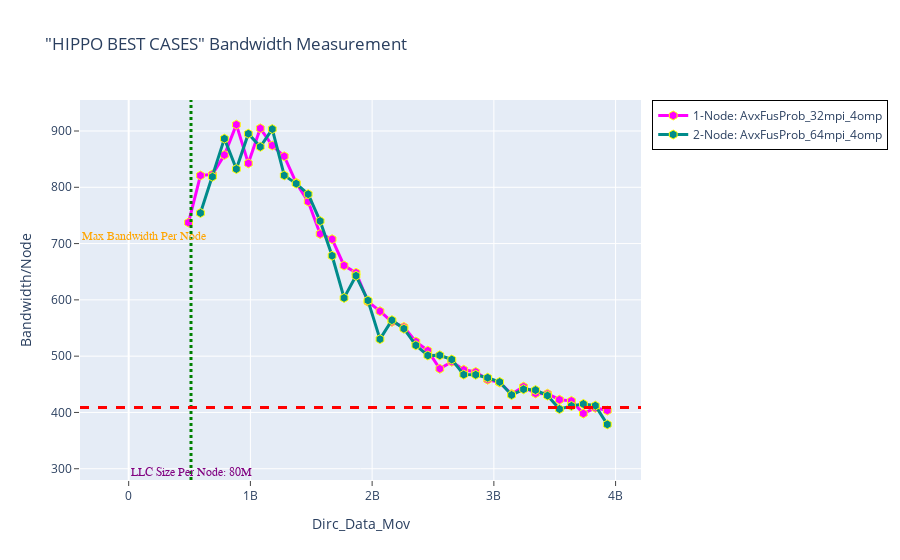

Notebook code cell kept with this figure:
### Markdown cell above
# Bandwidth HIPPO BEST CASES

### Code cell
fig = go.Figure() 

# Node 1
fig.add_trace(go.Scatter(x=(dfn1AvxFusProb_32mpi_4omp.Dirc_Data_Mov*(dfn1AvxFusProb_32mpi_4omp.MPI_size)), 
                         y=(dfn1AvxFusProb_32mpi_4omp.BAND*(dfn1AvxFusProb_32mpi_4omp.MPI_size)), 
                         mode='lines+markers', 
                         name='1-Node: AvxFusProb_32mpi_4omp',
                          line=dict(color='magenta',width=3),
                         marker=dict(symbol='hexagon',size=9, line=dict(color='yellow',width=1))))

# Node 2
fig.add_trace(go.Scatter(x=(dfn2AvxFusProb_64mpi_4omp.Dirc_Data_Mov*(dfn2AvxFusProb_64mpi_4omp.MPI_size/2)), 
                         y=(dfn2AvxFusProb_64mpi_4omp.BAND*(dfn2AvxFusProb_64mpi_4omp.MPI_size/2)), 
                         mode='lines+markers', 
                         name='2-Node: AvxFusProb_64mpi_4omp',
                          line=dict(color='darkcyan',width=3),
                         marker=dict(symbol='hexagon',size=9, line=dict(color='yellow',width=1))))


# Adding vertical and horizontal lines 
fig.add_vline(x=512e6, line_width=3, line_dash="dot", line_color="green")
fig.add_hline(y=409, line_width=3, line_dash="dash", line_color="red")

# Add annotation with arrow
fig.add_annotation(
    x='512e6'
    , y=280
    , text=f'LLC Size Per Node: 80M'
    , yanchor='bottom'
    , showarrow=False
    , arrowhead=1
    , arrowsize=1
    , arrowwidth=2
    , arrowcolor="#636363"
    , ax=-20
    , ay=-30
    , font=dict(size=12, color="purple", family="Sans Serif")
    , align="left"
    ,)

fig.add_annotation(
    x='130e6'
    , y=700
    , text=f'Max Bandwidth Per Node'
    , yanchor='bottom'
    , showarrow=False
    , arrowhead=1
    , arrowsize=1
    , arrowwidth=2
    , arrowcolor="#636363"
    , ax=-20
    , ay=-30
    , font=dict(size=12, color="orange", family="Sans Serif")
    , align="left"
    ,)


fig.update_layout(title='"HIPPO BEST CASES" Bandwidth Measurement',
                  xaxis_title='Dirc_Data_Mov', yaxis_title='Bandwidth/Node', 
                  xaxis=dict(ticks="outside"),  
                  yaxis=dict(ticks="outside"),
                  legend=go.layout.Legend(bordercolor="black",borderwidth=1))

### Figure 1 — Plotly figure (JSON) as saved in the notebook; plotly's stock layout.template omitted (floating-point values rounded to 4 significant figures)
{"data": [{"line": {"color": "magenta", "width": 3}, "marker": {"line": {"color": "yellow", "width": 1}, "size": 9, "symbol": "hexagon"}, "mode": "lines+markers", "name": "1-Node: AvxFusProb_32mpi_4omp", "type": "scatter", "x": [491520000, 589824000, 688128000, 786432000, 884736000, 983040000, 1081344000, 1179648000, 1277952000, 1376256000, 1474560000, 1572864000, 1671168000, 1769472000, 1867776000, 1966080000, 2064384000, 2162688000, 2260992000, 2359296000, 2457600000, 2555904000, 2654208000, 2752512000, 2850816000, 2949120000, 3047424000, 3145728000, 3244032000, 3342336000, 3440640000, 3538944000, 3637248000, 3735552000, 3833856000, 3932160000], "y": [737.3, 821.0, 822.8, 857.4, 911.3, 842.5, 904.7, 874.2, 855.1, 807.8, 774.6, 717.2, 707.8, 660.9, 648.2, 596.8, 579.9, 560.9, 551.9, 525.8, 509.8, 477.6, 490.0, 475.8, 472.0, 458.2, 453.3, 432.9, 445.8, 433.9, 433.3, 422.6, 420.6, 398.1, 408.2, 403.4]}, {"line": {"color": "darkcyan", "width": 3}, "marker": {"line": {"color": "yellow", "width": 1}, "size": 9, "symbol": "hexagon"}, "mode": "lines+markers", "name": "2-Node: AvxFusProb_64mpi_4omp", "type": "scatter", "x": [589824000, 688128000, 786432000, 884736000, 983040000, 1081344000, 1179648000, 1277952000, 1376256000, 1474560000, 1572864000, 1671168000, 1769472000, 1867776000, 1966080000, 2064384000, 2162688000, 2260992000, 2359296000, 2457600000, 2555904000, 2654208000, 2752512000, 2850816000, 2949120000, 3047424000, 3145728000, 3244032000, 3342336000, 3440640000, 3538944000, 3637248000, 3735552000, 3833856000, 3932160000], "y": [754.3, 818.8, 886.4, 832.5, 895.2, 871.9, 903.4, 821.1, 806.5, 787.8, 740.1, 678.4, 603.5, 642.8, 598.9, 530.2, 563.9, 548.8, 519.3, 501.2, 501.4, 494.0, 467.2, 467.0, 461.7, 454.1, 431.0, 441.2, 439.7, 430.0, 406.0, 411.7, 415.1, 412.0, 378.8]}], "layout": {"annotations": [{"align": "left", "arrowcolor": "#636363", "arrowhead": 1, "arrowsize": 1, "arrowwidth": 2, "ax": -20, "ay": -30, "font": {"color": "purple", "family": "Sans Serif", "size": 12}, "showarrow": false, "text": "LLC Size Per Node: 80M", "x": "512e6", "y": 280, "yanchor": "bottom"}, {"align": "left", "arrowcolor": "#636363", "arrowhead": 1, "arrowsize": 1, "arrowwidth": 2, "ax": -20, "ay": -30, "font": {"color": "orange", "family": "Sans Serif", "size": 12}, "showarrow": false, "text": "Max Bandwidth Per Node", "x": "130e6", "y": 700, "yanchor": "bottom"}], "legend": {"bordercolor": "black", "borderwidth": 1}, "shapes": [{"line": {"color": "green", "dash": "dot", "width": 3}, "type": "line", "x0": 512000000, "x1": 512000000, "xref": "x", "y0": 0, "y1": 1, "yref": "y domain"}, {"line": {"color": "red", "dash": "dash", "width": 3}, "type": "line", "x0": 0, "x1": 1, "xref": "x domain", "y0": 409, "y1": 409, "yref": "y"}], "title": {"text": "\"HIPPO BEST CASES\" Bandwidth Measurement"}, "xaxis": {"ticks": "outside", "title": {"text": "Dirc_Data_Mov"}}, "yaxis": {"ticks": "outside", "title": {"text": "Bandwidth/Node"}}}}
